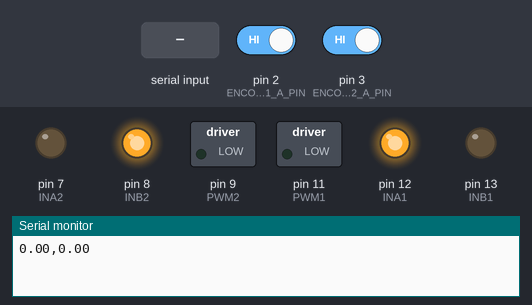
A sketch run on a simulated Arduino Uno, built with avr-gcc and run on an emulated ATmega328P. Parts: switched loads named in the sketch (green lamp = pin HIGH), output pins drawn as LEDs (lit = HIGH), the last lines printed to the serial monitor. The inputs (shaded band) are chosen by the test bench; at power-on: pin 2 (ENCODER1_A_PIN) HIGH, pin 3 (ENCODER2_A_PIN) HIGH.

Above: at 1.2 s.
1.3 s: "90,45\n" received over Serial
At 2.5 s:
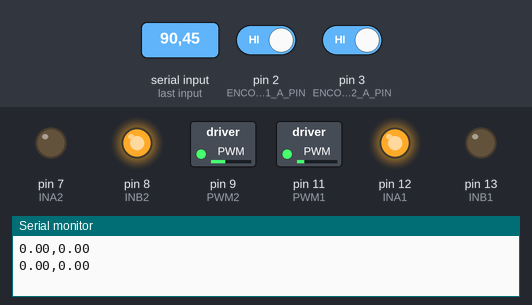
2.8 s: "30,150\n" received over Serial
At 3.8 s:
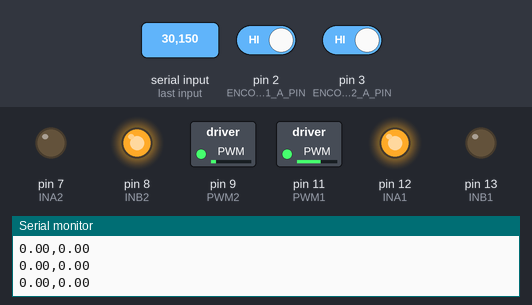
4.3 s: "1,90\n" received over Serial
At 4.9 s:
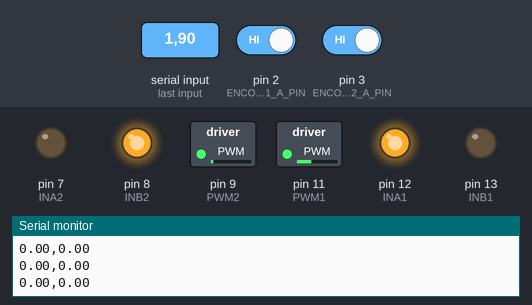
Timing chart, 0 to 7.3 s (numbered marks = the images above; inputs shaded):
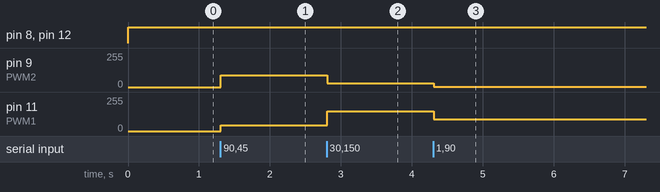

The sketch:

UART_Arduino_twin_2.ino
```cpp
long val1;
long val2;

//motor1(左)
#define ENCODER1_A_PIN 2
#define ENCODER1_B_PIN 4
#define INA1 12
#define INB1 13
#define PWM1 11
//motor2(右)
#define ENCODER2_A_PIN 3
#define ENCODER2_B_PIN 5
#define INA2 7
#define INB2 8
#define PWM2 9

String cmds[2];

//-------------------------------------------------------
//入力されたモータ制御値の変換
//概要：dataの文字を区切って配列に入れる
//引数：data=区切りたい文字列 delimiter=区切り文字 dst=区切った文字を入れる配列
//戻り値：配列の数
//-------------------------------------------------------
int split(String data, char delimiter, String* dst) {
  int index = 0;
  int datalength = data.length();

  for (int i = 0; i < datalength; i++) {
    char tmp = data.charAt(i);
    if (tmp == delimiter) {
      index++;
      if (index >= 2) return -1;
    } else {
      dst[index] += tmp;
    }
  }
  return (index + 1);
}

//-------------------------------------------------------
//エンコーダ関連
volatile long encoderValue1 = 0;
volatile long encoderValue2 = 0;
unsigned long previousMillis = 0;
int ppr_val = 11;
float gear_ratio = 43.5;

//関数定義
void encoder1_func() {
  int A1_state = digitalRead(ENCODER1_A_PIN);
  int B1_state = digitalRead(ENCODER1_B_PIN);
  if (A1_state == B1_state) {
    encoderValue1++; // counter clockwise
  } else {
    encoderValue1--; // clockwise
  }
}

void encoder2_func() {
  int A2_state = digitalRead(ENCODER2_A_PIN);
  int B2_state = digitalRead(ENCODER2_B_PIN);
  if (A2_state == B2_state) {
    encoderValue2++; // counter clockwise
  } else {
    encoderValue2--; // clockwise
  }
}

void setup() {
  Serial.begin(9600);
  //ピンの設定
  pinMode(INA1, OUTPUT);
  pinMode(INB1, OUTPUT);
  pinMode(PWM1, OUTPUT);
  pinMode(INA2, OUTPUT);
  pinMode(INB2, OUTPUT);
  pinMode(PWM2, OUTPUT);

  //エンコーダ関連
  pinMode(ENCODER1_A_PIN, INPUT_PULLUP);
  pinMode(ENCODER1_B_PIN, INPUT_PULLUP);
  attachInterrupt(digitalPinToInterrupt(ENCODER1_A_PIN), encoder1_func, RISING);
  pinMode(ENCODER2_A_PIN, INPUT_PULLUP);
  pinMode(ENCODER2_B_PIN, INPUT_PULLUP);
  attachInterrupt(digitalPinToInterrupt(ENCODER2_A_PIN), encoder2_func, RISING);
}

void loop() {
  if (Serial.available() > 0) {
    String data = Serial.readStringUntil('\n');
    int index = split(data, ',', cmds);
    if (index == 2) {
      val2= cmds[0].toInt(); //変更
      val1= cmds[1].toInt(); //変更
      cmds[0] = ""; // クリア
      cmds[1] = ""; // クリア
    }
  }

  analogWrite(PWM1, abs(val1));
  analogWrite(PWM2, abs(val2));
  digitalWrite(INA1, val1 >= 0 ? HIGH : LOW);
  digitalWrite(INB1, val1 < 0 ? HIGH : LOW);
  digitalWrite(INA2, val2 >= 0 ? LOW : HIGH); //HIGH:LOW
  digitalWrite(INB2, val2 < 0 ? LOW : HIGH);  //HIGH:LOW

  unsigned long currentMillis = millis();
  if (currentMillis - previousMillis > 1000) {
    previousMillis = currentMillis;

    noInterrupts();
    float rpm_val_1 = (float)(encoderValue1 * 60 / ppr_val / gear_ratio);
    float rpm_val_2 = (float)(-1 * encoderValue2 * 60 / ppr_val / gear_ratio);
    encoderValue1 = 0;
    encoderValue2 = 0;
    interrupts();

    Serial.print(rpm_val_1);
    Serial.print(",");
    Serial.println(rpm_val_2);
  }
}
```

Measured:
- after the input at 1.3 s, pin 9 (PWM2): 0/255 → 90/255 at once; pin 11 (PWM1): 0/255 → 45/255 at once
- after the input at 2.8 s, pin 9 (PWM2): 90/255 → 30/255 at once; pin 11 (PWM1): 45/255 → 150/255 at once
- after the input at 4.3 s, pin 9 (PWM2): 30/255 → 1/255 at once; pin 11 (PWM1): 150/255 → 90/255 at once
